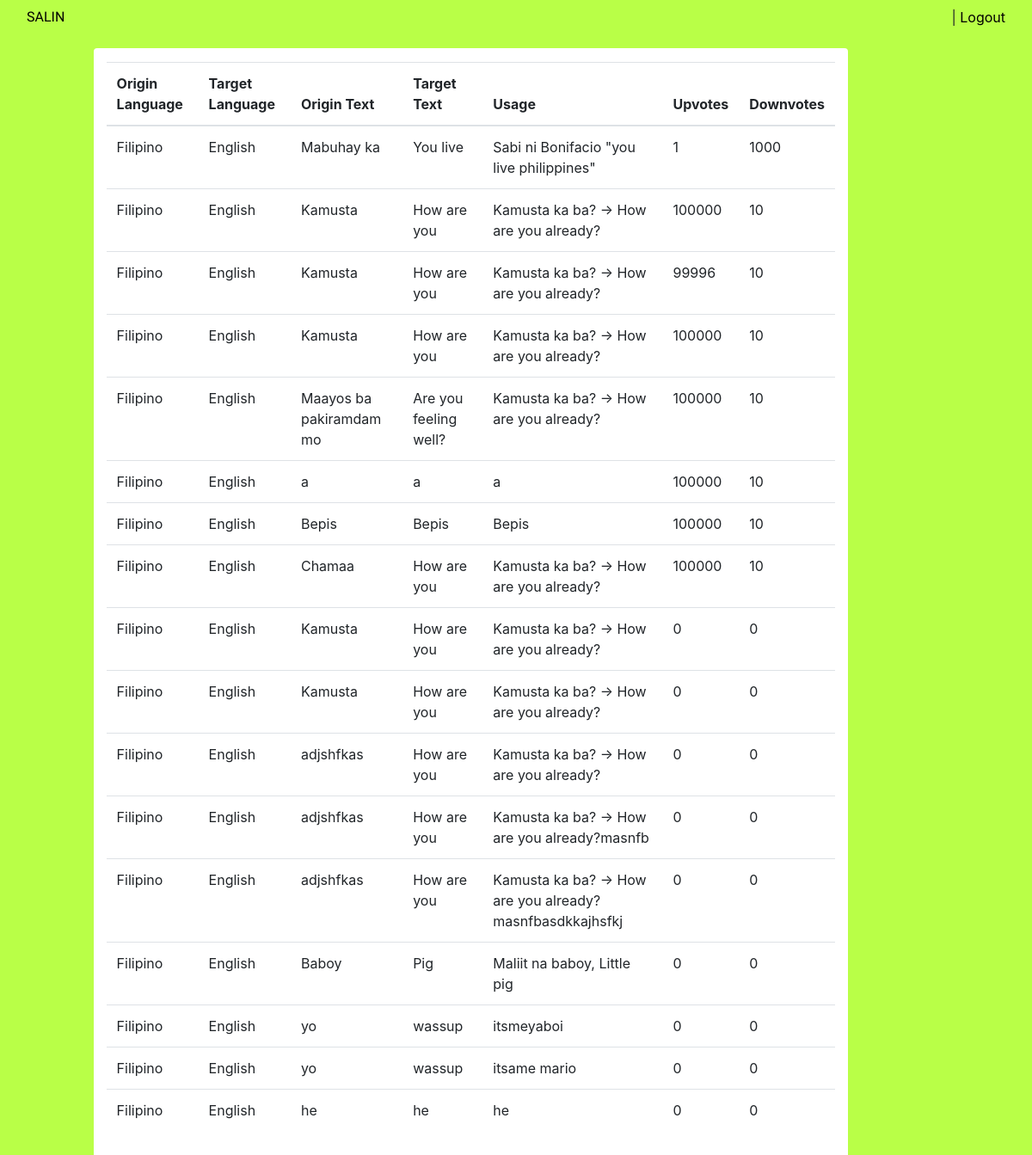
/translation/, run on an earlier commit of the app's database.
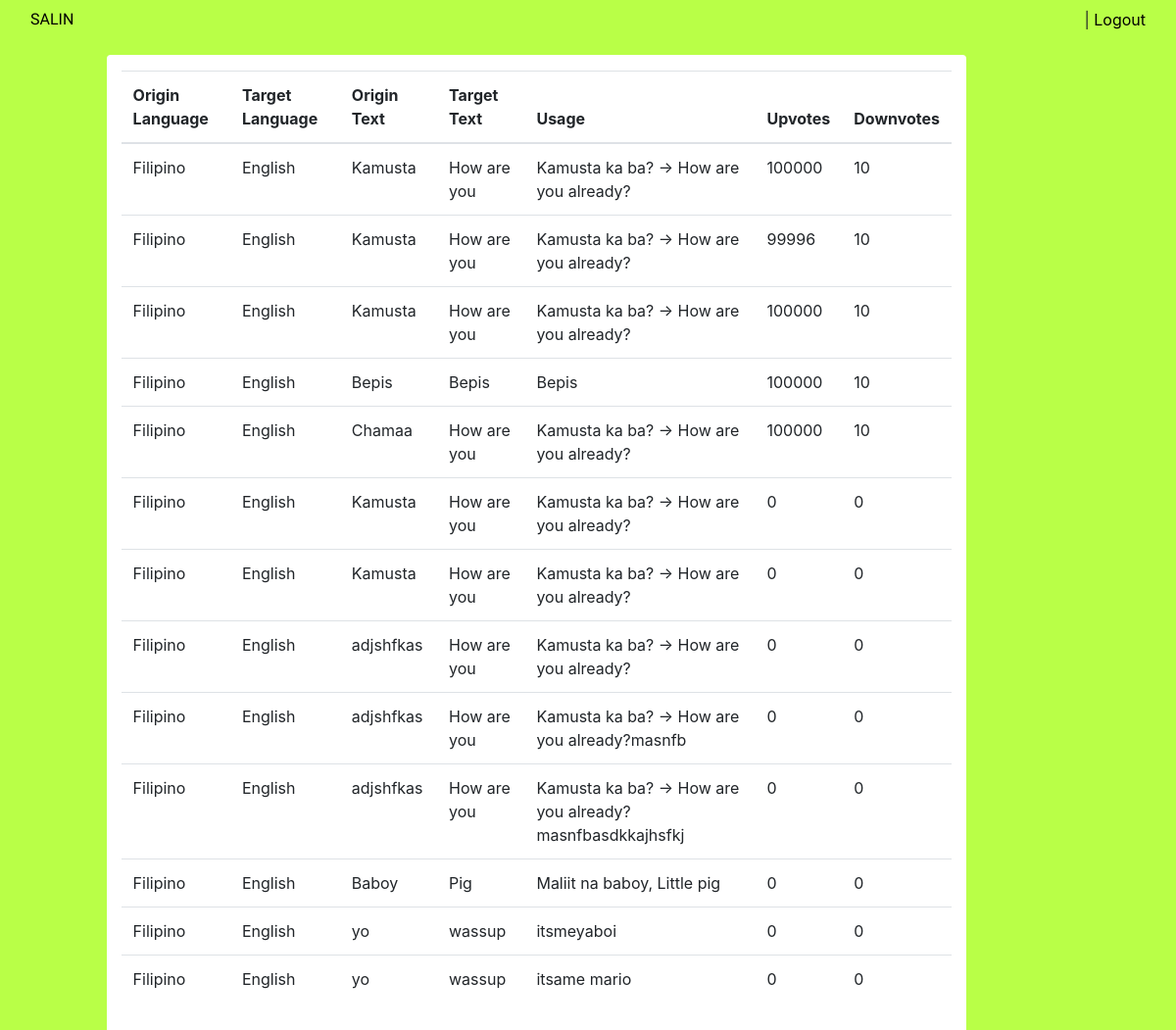
And on a later commit of the database.
### translation/models.py (models this page shows)
class Translation(models.Model):
	origin_language = models. CharField(max_length = 250, default='Filipino')
	target_language = models. CharField(max_length = 250, default='English')
	origin_text = models. CharField(max_length = 250, default='')
	target_text = models. CharField(max_length = 250, default='')
	context_examples = models. CharField(max_length = 500, default='')
	upvotes = models.IntegerField(default=0)
	downvotes = models.IntegerField(default=0)

### translation/views.py (the view)
# urls.py: path('translation/', TranslationListView.as_view(), name = 'translation-list'),
class TranslationListView(ListView):
    template_name = 'translation/translation_list.html'
    queryset = Translation.objects.all()

### translation/templates/translation/translation_list.html
{% extends 'base.html' %}
{% block content %}
<div class='container-fluid scrollable'>
  <div class='row salin-green navbar'>
    <div class='col capriola text-dark'>
      <a href="{% url 'home' %}"> SALIN</a>
    </div>
    <div class='col text-right'>
        <p class='mb-0'>
          <a href="{% url 'dashboard' %}">{{ user.username }}</a> |
          <a href="{% url 'logout' %}">Logout</a>
        </p>
    </div>
  </div>
  <div class='container bg-white off-center-container-list rounded mt-3 mr-6 mb-4 pb-3 pt-3'>
    <table class='table table striped'>
      <thead class=''>
        <tr>
          <th>Origin Language</th>
          <th>Target Language</th>
          <th>Origin Text</th>
          <th>Target Text</th>
          <th>Usage</th>
          <th>Upvotes</th>
          <th>Downvotes</th>
        </tr>
      </thead>
      <tbody>
        {% for instance in object_list %}
          <tr>
              <td> {{ instance.origin_language }} </td>
              <td> {{ instance.target_language }} </td>
              <td> {{ instance.origin_text }} </td>
              <td> {{ instance.target_text }} </td>
              <td> {{ instance.context_examples }} </td>
              <td> {{ instance.upvotes }} </td>
              <td> {{ instance.downvotes }} </td>
          </tr>
        {% endfor %}
      </tbody>
    </table>
  </div>
</div>
{% endblock %}

### templates/base.html (shortened to what this page needs)
{% load static %}
<!DOCTYPE html>
<html>
<head>
     <link rel="stylesheet" href="https://stackpath.bootstrapcdn.com/bootstrap/4.3.1/css/bootstrap.min.css">
     <link rel="stylesheet" type="text/css" href="{% static 'my_project/style.css' %}">
</head>
<body>
     <main>
          <div class='salin-green vh-fill'>
               {% block content %}
               {% endblock %}
          </div>
     </main>
</body>
</html>

### my_project/static/my_project/style.css (style rules this page uses)
html , body { height: 100%; width: 100%; margin:0px; padding:0px; overflow: auto; }
.capriola { font-family: 'Capriola', sans-serif !important; }
.off-center-container-list { width: 75%; margin-left: 8%; }
.salin-green { background-color: #B9FF47; }
.container-fluid { height: 100%; overflow-y: hidden; }
.scrollable { overflow: auto; }
.vh-fill { height:100vh; }
a:link { color:#000; }

What changed in the data, as far as the page shows it:
removed Translation: origin_language "Filipino", target_language "English", origin_text "Mabuhay ka", target_text "You live", context_examples "Sabi ni Bonifacio \"you live philippines\"", upvotes "1", downvotes "1000"
removed Translation: origin_language "Filipino", target_language "English", origin_text "Maayos ba pakiramdam mo", target_text "Are you feeling well?", context_examples "Kamusta ka ba? -> How are you already?", upvotes "100000", downvotes "10"
removed Translation: origin_language "Filipino", target_language "English", origin_text "a", target_text "a", context_examples "a", upvotes "100000", downvotes "10"
removed Translation: origin_language "Filipino", target_language "English", origin_text "he", target_text "he", context_examples "he", upvotes "0", downvotes "0"
